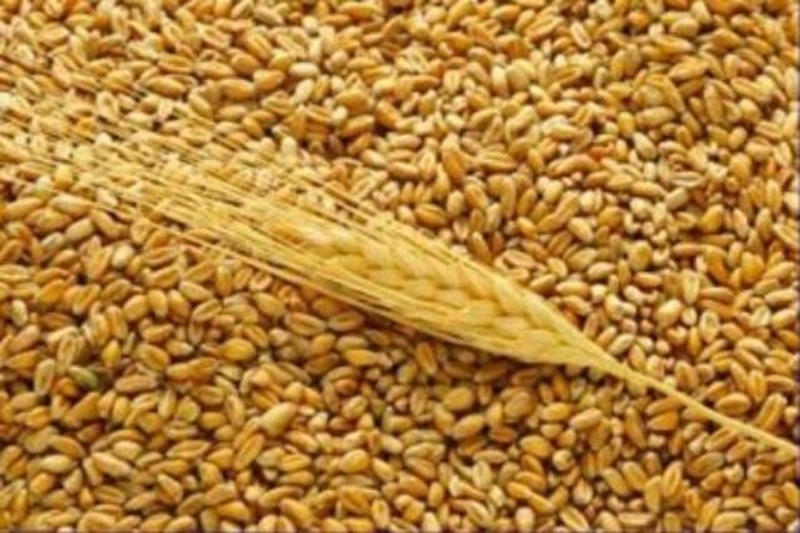
#> input picture images/wheat3.jpg, 800 x 533 px
$ python circular_and_elliptical.py   (older library calls are emulated)
#> lines starting #> are read from the running program, lines starting #| are printed output that depends on the picture; after the words box and inside, x2 and y2 are one past the last pixel; in counts of white or black regions, pixels touching at a corner belong together
import numpy as np
import matplotlib.pyplot as plt

from skimage import data, color
from skimage.transform import hough_circle
from skimage.feature import peak_local_max, canny
from skimage.draw import circle_perimeter
from skimage.util import img_as_ubyte
from scipy import misc
from skimage import color
from skimage import measure


# Load picture and detect edges

# Load some test data
image = misc.imread('../images/wheat3.jpg')
#> image is the input picture: shape (533, 800, 3); mean R, G, B 180.4, 130, 58.7

image_gray = color.rgb2gray(image)
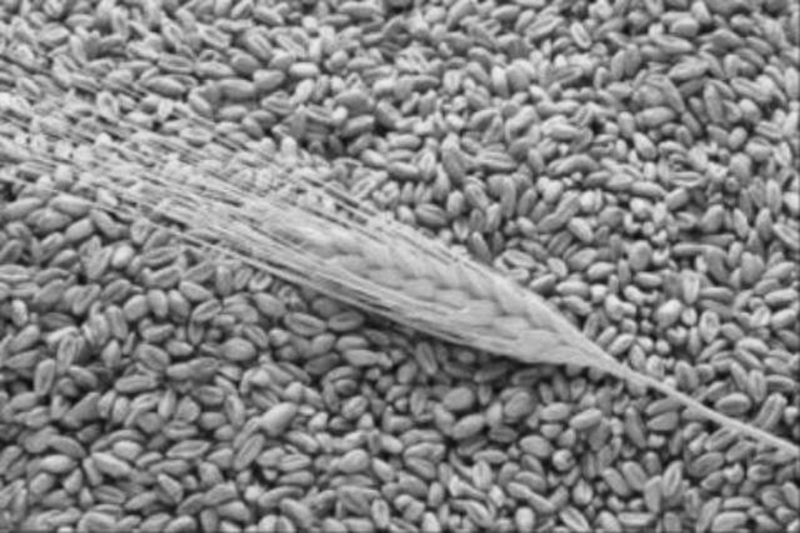
#> image_gray: shape (533, 800) float64; min 0.0437, max 0.939, mean 0.532
# [6 lines of commented-out code are left out]
image = img_as_ubyte(image_gray)[0:200, 0:200]
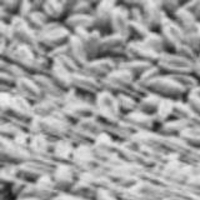
#> image: shape (200, 200); min 22, max 239, mean 159.1
# image = img_as_ubyte(data.coins()[0:95, 70:370])
edges = canny(image, sigma=3, low_threshold=10, high_threshold=50)
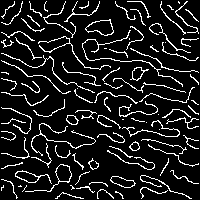
#> edges: shape (200, 200) bool; 11.6% white in thin lines or dots
plt.imshow(edges)
plt.show()


fig, ax = plt.subplots(ncols=1, nrows=1, figsize=(5, 2))

# Detect two radii
hough_radii = np.arange(15, 30, 2)
# hough_radii = np.arange(10, 10, 2)
# hough_radii = np.array([10, 20, 30, 40])
hough_radii = np.arange(20, 40, 1)
hough_res = hough_circle(edges, hough_radii)

centers = []
accums = []
radii = []

for radius, h in zip(hough_radii, hough_res):
    # For each radius, extract two circles
    num_peaks = 2
    peaks = peak_local_max(h, num_peaks=num_peaks)
    centers.extend(peaks)
    accums.extend(h[peaks[:, 0], peaks[:, 1]])
    radii.extend([radius] * num_peaks)
#> this loop made 20 passes
#> peaks on passes 1 to 12: [[80, 139], [161, 60]], [[81, 94], [49, 27]], [[131, 172], [131, 173]], [[153, 146], [29, 88]], [[135, 140], [84, 137]], [[43, 96], [85, 137]], [[137, 135], [86, 136]], [[126, 171], [87, 137]], [[129, 139], [135, 135]], [[89, 135], [87, 105]], [[90, 135], [88, 105]], [[133, 138], [90, 133]]
#> after the loop, accums = 40 values, max 0.346 at index 6, min 0.246 at index 39, mean 0.288; centers = 40 pairs, first value 29 to 161, second value 27 to 173; radii = 40 values from 20 to 39

# Draw the most prominent 5 circles
image = color.gray2rgb(image)
#> image: shape (200, 200, 3)
for idx in np.argsort(accums)[::-1][:5]:
    center_x, center_y = centers[idx]
    radius = radii[idx]
    cx, cy = circle_perimeter(center_y, center_x, radius)
    image[cy, cx] = (220, 20, 20)
#> this loop made 5 passes
#> (idx, center_x, center_y, radius) on passes 1, 3, 4, 5: (6, 153, 146, 23), (10, 43, 96, 25), (8, 135, 140, 24), (0, 80, 139, 20)
#> (center_x, center_y, radius) on pass 2: (81, 94, 21)
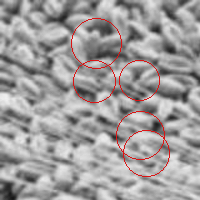
#> image: shape (200, 200, 3); mean R, G, B 160.1, 156.9, 156.9

ax.imshow(image, cmap=plt.cm.gray)

plt.show()

$ run again, with images/wheat2.jpg copied over images/wheat3.jpg
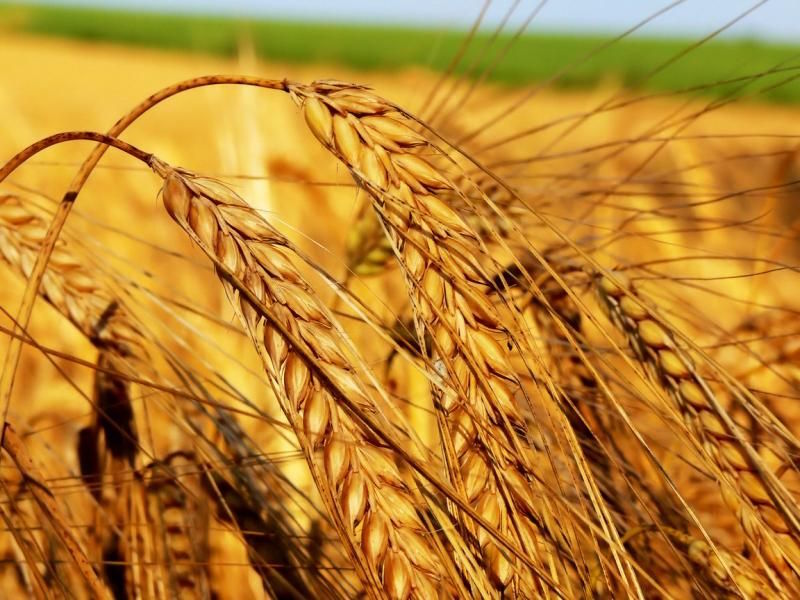
#> input picture images/wheat2.jpg, 800 x 600 px
#> image is the input picture: shape (600, 800, 3); mean R, G, B 185.7, 131.2, 47
#> `edges = canny(image, sigma=3, low_threshold=10, high_threshold=50)`:
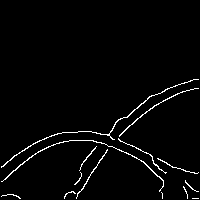
#> edges: shape (200, 200) bool; 2.5% white in thin lines or dots, all inside (x1, y1, x2, y2) = (1, 79, 199, 199)
#> the loop `for radius, h in zip(hough_radii, hough_res):` made 20 passes
#> peaks on passes 1 to 8: [[134, 132], [151, 83]], [[136, 132], [134, 133]], [[137, 132], [128, 146]], [[138, 133], [128, 148]], [[128, 149], [138, 134]], [[128, 151], [166, 67]], [[158, 70], [166, 73]], [[169, 63], [127, 155]]
#> after the loop `for radius, h in zip(hough_radii, hough_res):`: accums = 40 values, max 0.258 at index 0, min 0.16 at index 31, mean 0.195; centers = 40 pairs, first value 127 to 195, second value 56 to 167; radii = 40 values from 20 to 39
#> the loop `for idx in np.argsort(accums)[::-1][:5]:` made 5 passes
#> (center_x, center_y, radius) on passes 1 to 3: (134, 132, 20), (136, 132, 21), (134, 133, 21)
#> after the loop `for idx in np.argsort(accums)[::-1][:5]:`:
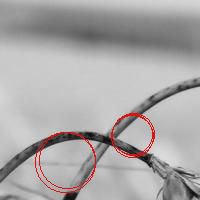
#> image: shape (200, 200, 3); mean R, G, B 170.4, 167.4, 167.4

$ run again, with images/wheat.jpg copied over images/wheat3.jpg
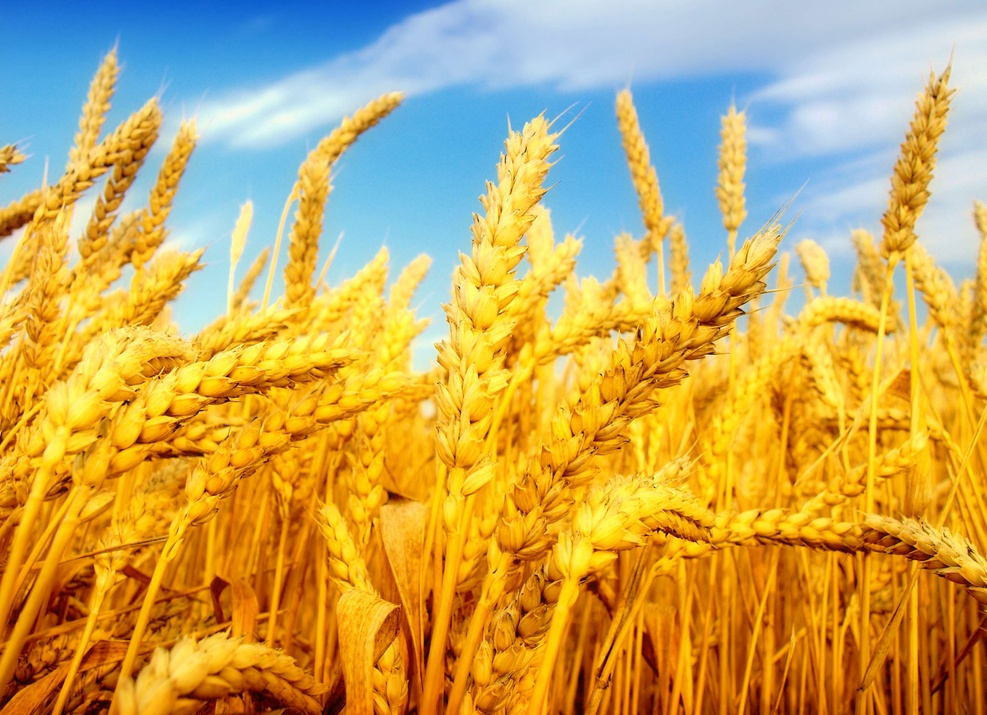
#> input picture images/wheat.jpg, 987 x 715 px, shrunk from 3306 x 2394 before the run
#> image is the input picture: shape (715, 987, 3); mean R, G, B 197.5, 166.9, 92.8
#> `edges = canny(image, sigma=3, low_threshold=10, high_threshold=50)`:
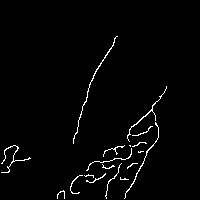
#> edges: shape (200, 200) bool; 2% white in thin lines or dots, all inside (x1, y1, x2, y2) = (1, 36, 167, 199)
#> the loop `for radius, h in zip(hough_radii, hough_res):` made 20 passes
#> peaks on passes 1 to 8: [[132, 138], [158, 123]], [[131, 137], [168, 117]], [[131, 136], [170, 115]], [[172, 113], [129, 136]], [[173, 111], [130, 134]], [[130, 133], [171, 111]], [[124, 104], [128, 103]], [[129, 131], [188, 99]]
#> after the loop `for radius, h in zip(hough_radii, hough_res):`: accums = 40 values, max 0.3 at index 0, min 0.159 at index 33, mean 0.199; centers = 40 pairs, first value 89 to 188, second value 99 to 138; radii = 40 values from 20 to 39
#> the loop `for idx in np.argsort(accums)[::-1][:5]:` made 5 passes
#> (center_x, center_y, radius) on passes 1, 2, 5: (132, 138, 20), (131, 137, 21), (131, 136, 22)
#> after the loop `for idx in np.argsort(accums)[::-1][:5]:`:
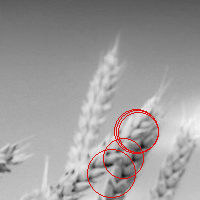
#> image: shape (200, 200, 3); mean R, G, B 158.2, 155.6, 155.6
